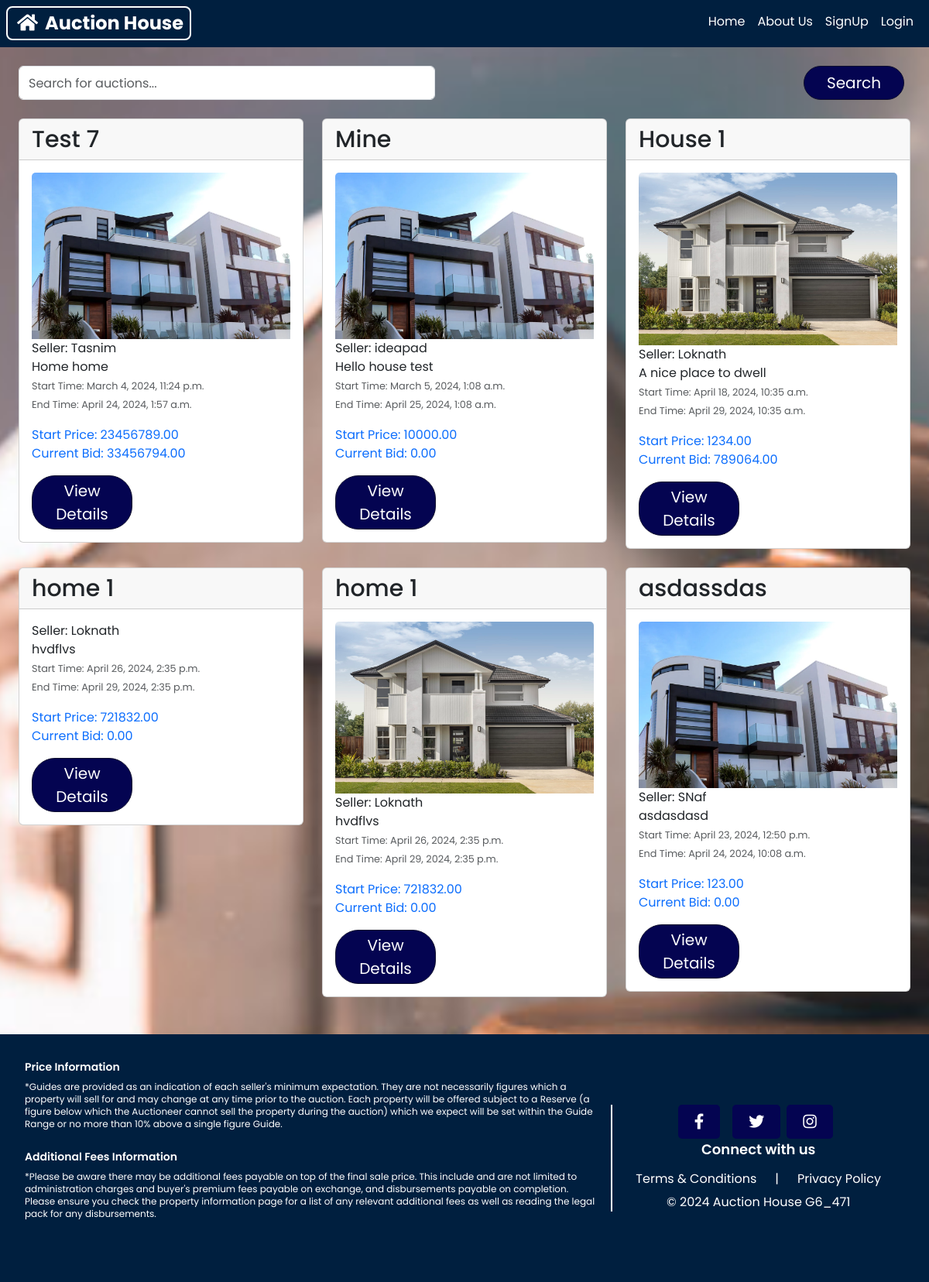
The app's page /search-live-auctions/ with its own data.
### website/models.py (models this page shows, shortened)
class AuctionItem(models.Model):
    title = models.CharField(max_length=255)
    description = models.TextField()
    address = models.CharField(max_length=255)
    start_price = models.DecimalField(max_digits=10, decimal_places=2)
    current_bid = models.DecimalField(max_digits=10, decimal_places=2, default=0.00)
    current_bid_by = models.ForeignKey(User, on_delete=models.CASCADE,null=True, blank=True, related_name='bids_made')
    created_by = models.ForeignKey(User, on_delete=models.CASCADE, related_name='auction_items_created')
    start_time = models.DateTimeField(blank=True, null=True)
    end_time = models.DateTimeField(blank=True, null=True)
    image = models.ImageField(upload_to='auction_item_images/', blank=True, null=True)
    winner = models.ForeignKey(User, on_delete=models.SET_NULL, blank=True, null=True, related_name='won_auctions')
    house_size = models.IntegerField(null=True, blank=True)
    floor_count = models.IntegerField(null=True, blank=True)
    house_type = models.CharField(max_length=15, choices=h_type, null=True, blank=True)
    sketchfab_script = models.TextField(blank=True, null=True)
    APPROVAL_CHOICES = [
        ('pending', 'Pending'),
        ('approved', 'Approved'),
        ('rejected', 'Rejected'),
    ]
    approval_status = models.CharField(max_length=10, choices=APPROVAL_CHOICES, default='pending')

### website/views.py (the view)
# urls.py: path('search-live-auctions/', views.search_live_auctions, name='search_live_auctions'),
def search_live_auctions(request):
    query = request.GET.get('query', '')
    current_time = timezone.now()
    live_auctions = AuctionItem.objects.filter(
        Q(title__icontains=query) | Q(address__icontains=query),
        end_time__gte=current_time
    )
    return render(request, 'auction_search.html', {'auctions': live_auctions, 'query': query, 'search_type': 'Live Auctions'})

### website/templates/auction_search.html (shortened to what this page needs)
{% extends 'base.html' %}
{% block content %}
<div class="container mt-4">
    <div class="search-container text-center mb-4">
        <form action="{% url 'website:search_live_auctions' %}" method="GET" class="form-inline">
            <input type="text" class="form-control" placeholder="Search for auctions..." name="query" required>
            <button type="submit" class="btn btn-primary">Search</button>
        </form>
    </div>
    <div class="row">
        {% if auctions %}
            {% for auction in auctions %}
                <div class="col-md-4 mb-4">
                    <div class="card">
                        <div class="card-header">
                            <h2>{{ auction.title }}</h2>
                        </div>
                        <div class="card-body">
                            {% if auction.image %}
                                <img src="{{ auction.image.url }}" alt="{{ auction.title }} Image" class="card-img-top">
                            {% endif %}
                            <h10 class="card-text text-dark">Seller: {{ auction.created_by.username }}</h10><br>
                            <p class="card-text text-dark mb-0">{{ auction.description|truncatewords:15 }}</p>
                            <p class="card-text mb-3">
                                <small class="text-muted">
                                    Start Time: <span class="start-time">{{ auction.start_time }}</span><br>
                                    End Time: {{ auction.end_time }}
                                </small>
                            </p>
                            <p class="card-text font-weight-bold text-primary mb-3">
                                Start Price: {{ auction.start_price }}<br>
                                Current Bid: {{ auction.current_bid }}
                            </p>
                            <a href="{% url 'website:auction_detail' item_id=auction.id %}" class="btn btn-sm btn-primary">View Details</a>
                        </div>
                    </div>
                </div>
            {% endfor %}
        {% else %}
            <p>No matching auctions found.</p>
        {% endif %}
    </div>
</div>
{% endblock %}

### static/base.css (style rules this page uses)
body { font-family: Arial, sans-serif; background-image: url("bg5.jpg"); background-size: cover; background-position: center; background-repeat: no-repeat; min-height: 250vh; }
* { font-family: "Poppins", sans-serif; box-sizing: border-box; }
.container { max-width: 1200px; margin: 0 auto; }
.container h2 { font-weight: 500; font-display: flex; font-size: 30px; }
.container p { color: white; margin-bottom: 50px; }
.btn { font-size: 20px; color: #fff; background-color: rgb(4, 4, 81); text-decoration: none; border-radius: 5px; transition: all 0.3s ease; }
.btn-primary { width: 130px; border-color: #0f0f2d; border-radius: 30px; margin-right: 8px; }
form button { margin-left: calc(50% - 100px); width: 200px; }
.search-container { display: flex; justify-content: center; }
.search-container .form-inline { display: flex; flex-grow: 1; }
.search-container .form-inline .form-control { flex: 1; width: 100%; height: 100%; display: flex; align-items: center; position: relative; }

### records on screen
AuctionItem: title "Test 7", image (picture), created_by.username "Tasnim", description "Home home", start_time "March 4, 2024, 11:24 p.m.", end_time "April 24, 2024, 1:57 a.m.", start_price "23456789.00", current_bid "33456794.00"
AuctionItem: title "Mine", image (picture), created_by.username "ideapad", description "Hello house test", start_time "March 5, 2024, 1:08 a.m.", end_time "April 25, 2024, 1:08 a.m.", start_price "10000.00", current_bid "0.00"
AuctionItem: title "House 1", image (picture), created_by.username "Loknath", description "A nice place to dwell", start_time "April 18, 2024, 10:35 a.m.", end_time "April 29, 2024, 10:35 a.m.", start_price "1234.00", current_bid "789064.00"
AuctionItem: title "home 1", created_by.username "Loknath", description "hvdflvs", start_time "April 26, 2024, 2:35 p.m.", end_time "April 29, 2024, 2:35 p.m.", start_price "721832.00", current_bid "0.00"
AuctionItem: title "home 1", image (picture), created_by.username "Loknath", description "hvdflvs", start_time "April 26, 2024, 2:35 p.m.", end_time "April 29, 2024, 2:35 p.m.", start_price "721832.00", current_bid "0.00"
AuctionItem: title "asdassdas", image (picture), created_by.username "SNaf", description "asdasdasd", start_time "April 23, 2024, 12:50 p.m.", end_time "April 24, 2024, 10:08 a.m.", start_price "123.00", current_bid "0.00"
